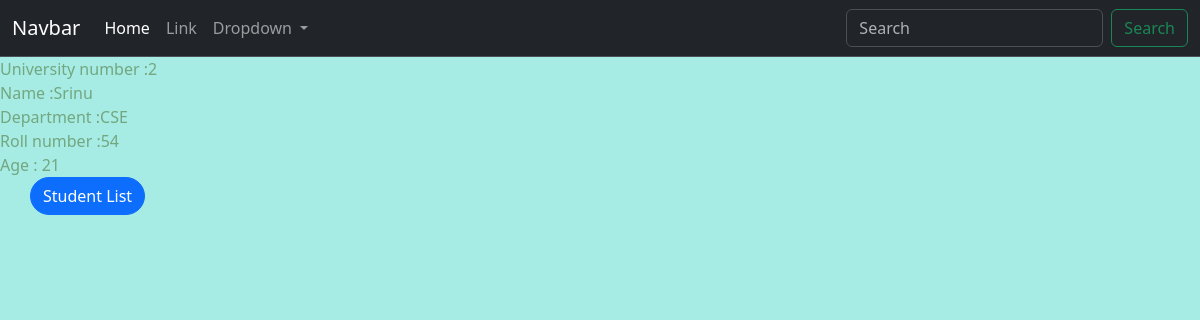
The page /2/studentdetail on the database its author committed.
### appname/models.py (models this page shows)
class Student(models.Model):
    name = models.CharField(max_length=100)
    rollno = models.IntegerField()
    department = models.CharField(max_length=20)
    age = models.IntegerField()

### appname/views.py (the view)
# urls.py: path('<pk>/studentdetail', Studentdetail.as_view(), name = 'studentdetail'),
class Studentdetail(DetailView):
	model =Student
	template_name = 'CBV/studentdetail.html'

### templates/CBV/studentdetail.html
{% include 'base.html' %}
{% block content %}
University number    :{{ object.id}} <br>
Name        :{{ object.name}}<br>
Department  :{{ object.department}} <br>
Roll number :{{ object.rollno}} <br>
Age         : {{object.age}}<br>
<a href="{% url 'appname:students'%}" class="btn btn-primary" style="border-radius: 20px; margin-left: 30px;">
    Student List
</a>
{% endblock %}

### templates/base.html (style rules this page uses)
body { background-color: rgb(167, 235, 229); color: rgb(114, 167, 127); }

### rows shown on the page
Student: id "2", name "Srinu", department "CSE", rollno "54", age "21"
